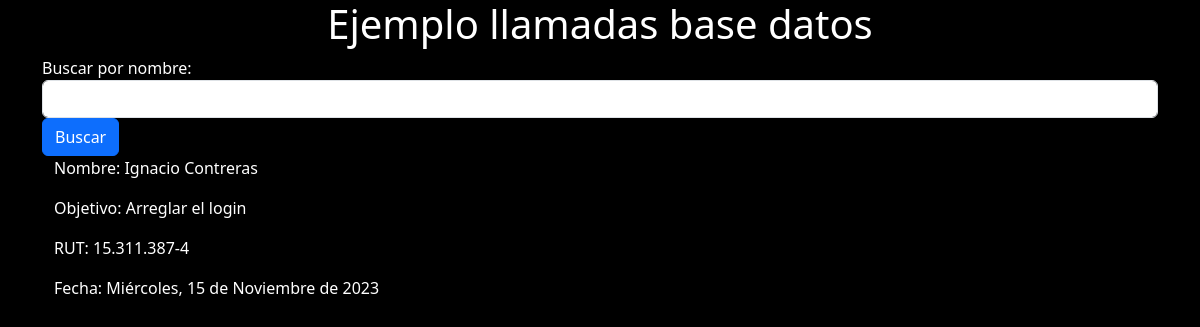
Page /avance/buscador.php?buscar=Ignacio Contreras on the committed database.
### tables this page shows
CREATE TABLE IF NOT EXISTS `general` (
  `nombre` varchar(40) NOT NULL,
  `objetivo` varchar(256) NOT NULL,
  `fecha` date NOT NULL,
  `telefono` varchar(11) NOT NULL,
  `RUT` varchar(12) NOT NULL,
  PRIMARY KEY (`RUT`)
);

### avance/buscador.php (the view, shortened to what this page needs)
<?php
$servidor = "localhost";
$database = "herramientas2";
$user = "admin123";
$password = "123";
$conn = mysqli_connect($servidor, $user, $password, $database);
$result = null;
if (isset($_GET['buscar'])) {
    $buscar = $_GET['buscar'];
    $query = "SELECT * FROM general WHERE nombre LIKE '%$buscar%'";
    $result = mysqli_query($conn, $query);
}
?>
<!doctype html>
<html lang="en">
<head>
    <link href="https://cdn.jsdelivr.net/npm/bootstrap@5.3.1/dist/css/bootstrap.min.css" rel="stylesheet"
>
</head>
<body>
    <div class="container">
        <h1 class="text-center">Ejemplo llamadas base datos</h1>
        <form method="GET" action="">
            <div class="form-group">
                <label for="buscar">Buscar por nombre:</label>
                <input type="text" name="buscar" id="buscar" class="form-control">
            </div>
            <button type="submit" class="btn btn-primary">Buscar</button>
        </form>
        <div class="container">
            <?php
            if ($result) {
                while ($row = mysqli_fetch_assoc($result)) {
                    echo '<p>Nombre: ' . $row['nombre'] . '</p>';
                    echo '<p>Objetivo: ' . $row['objetivo'] . '</p>';
                    echo '<p>RUT: ' . $row['RUT'] . '</p>';
                    $fecha = strtotime($row['fecha']);
                    $dias_semana = ["Domingo", "Lunes", "Martes", "Miércoles", "Jueves", "Viernes", "Sábado"];
                    $meses = ["Enero", "Febrero", "Marzo", "Abril", "Mayo", "Junio", "Julio", "Agosto", "Septiembre", "Octubre", "Noviembre", "Diciembre"];
                    $fechaEnPalabras = $dias_semana[date('w', $fecha)] . ', ' . date('d', $fecha) . ' de ' . $meses[date('n', $fecha) - 1] . ' de ' . date('Y', $fecha);
                    echo '<p>Fecha: ' . $fechaEnPalabras . '</p>';
                }
            }
            ?>
        </div>
    </div>
</body>
</html>

### avance/buscador.php (style rules this page uses)
body { background-color: #000000 !important; color: #ffffff !important; }

### rows in the picture
general: nombre "Ignacio Contreras", objetivo "Arreglar el login", RUT "15.311.387-4", fecha "Miércoles, 15 de Noviembre de 2023"
